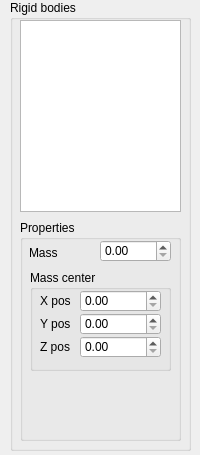
<?xml version="1.0" encoding="UTF-8"?>
<ui version="4.0">
 <class>rigidBodiesWidget</class>
 <widget class="QWidget" name="rigidBodiesWidget">
  <property name="geometry">
   <rect>
    <x>0</x>
    <y>0</y>
    <width>200</width>
    <height>455</height>
   </rect>
  </property>
  <property name="windowTitle">
   <string>Form</string>
  </property>
  <widget class="QGroupBox" name="groupBox">
   <property name="geometry">
    <rect>
     <x>10</x>
     <y>0</y>
     <width>181</width>
     <height>451</height>
    </rect>
   </property>
   <property name="title">
    <string>Rigid bodies</string>
   </property>
   <widget class="QListView" name="ridgidBodiesList">
    <property name="geometry">
     <rect>
      <x>10</x>
      <y>20</y>
      <width>161</width>
      <height>192</height>
     </rect>
    </property>
   </widget>
   <widget class="QGroupBox" name="groupBox_2">
    <property name="geometry">
     <rect>
      <x>10</x>
      <y>220</y>
      <width>161</width>
      <height>221</height>
     </rect>
    </property>
    <property name="title">
     <string>Properties</string>
    </property>
    <widget class="QLabel" name="label">
     <property name="geometry">
      <rect>
       <x>9</x>
       <y>22</y>
       <width>71</width>
       <height>21</height>
      </rect>
     </property>
     <property name="text">
      <string>Mass</string>
     </property>
    </widget>
    <widget class="QDoubleSpinBox" name="massSpinBox">
     <property name="geometry">
      <rect>
       <x>80</x>
       <y>20</y>
       <width>71</width>
       <height>22</height>
      </rect>
     </property>
    </widget>
    <widget class="QGroupBox" name="groupBox_3">
     <property name="geometry">
      <rect>
       <x>10</x>
       <y>50</y>
       <width>141</width>
       <height>101</height>
      </rect>
     </property>
     <property name="title">
      <string>Mass center</string>
     </property>
     <widget class="QDoubleSpinBox" name="massCenterXSpinBox">
      <property name="geometry">
       <rect>
        <x>50</x>
        <y>20</y>
        <width>81</width>
        <height>22</height>
       </rect>
      </property>
     </widget>
     <widget class="QLabel" name="label_2">
      <property name="geometry">
       <rect>
        <x>10</x>
        <y>20</y>
        <width>41</width>
        <height>21</height>
       </rect>
      </property>
      <property name="text">
       <string>X pos</string>
      </property>
     </widget>
     <widget class="QLabel" name="label_3">
      <property name="geometry">
       <rect>
        <x>10</x>
        <y>43</y>
        <width>51</width>
        <height>21</height>
       </rect>
      </property>
      <property name="text">
       <string>Y pos</string>
      </property>
     </widget>
     <widget class="QDoubleSpinBox" name="massCenterYSpinBox">
      <property name="geometry">
       <rect>
        <x>50</x>
        <y>43</y>
        <width>81</width>
        <height>22</height>
       </rect>
      </property>
     </widget>
     <widget class="QLabel" name="label_4">
      <property name="geometry">
       <rect>
        <x>10</x>
        <y>66</y>
        <width>51</width>
        <height>21</height>
       </rect>
      </property>
      <property name="text">
       <string>Z pos</string>
      </property>
     </widget>
     <widget class="QDoubleSpinBox" name="massCenterZSpinBox">
      <property name="geometry">
       <rect>
        <x>50</x>
        <y>66</y>
        <width>81</width>
        <height>22</height>
       </rect>
      </property>
     </widget>
    </widget>
   </widget>
  </widget>
 </widget>
 <resources/>
 <connections/>
</ui>
